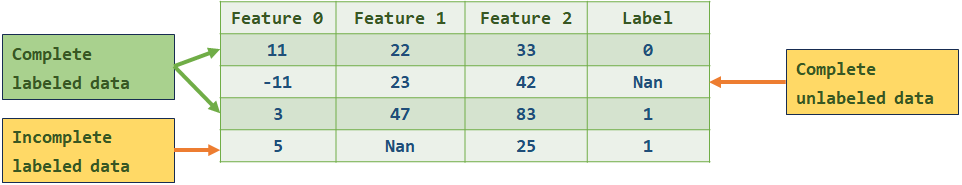
#> input picture CS4641/HW2/student_files/data/images/dirty_dataset_example.png, 962 x 185 px, given in place of cat.bmp, which was not available
$ python PS1Q5.py
#> lines starting #> are read from the running program, lines starting #| are printed output that depends on the picture; pictures that were not available may be replaced by others from this repository, and a replacement may not be noted
import numpy as np
import matplotlib.pyplot as plt
import cv2
from skimage import color, io
from scipy.ndimage import convolve, gaussian_filter


class Prob5():
    def __init__(self):
        """Load input color images cat.bmp and dog.bmp here as class variables self.cat and self.dog.
        Convert them to contain floating point values between 0 and 1 instead of integer values between 0 and 255."""

        self.cat = None
        self.dog = None

        self.identity_filter = np.asarray([[0, 0, 0], [0, 1, 0], [0, 0, 0]])
        self.blur_filter = np.ones((9,9)) / 81.
        self.sobel_filter = np.asarray([[-1, 0, 1], [-2, 0, 2], [-1, 0, 1]])
        self.laplacian_filter = np.asarray([[0, 1, 0], [1, -4, 1], [0, 1, 0]])
        self.gaussian_filter = self.get_gaussian_filter()

        ###### START CODE HERE ######
        self.cat = io.imread('cat.bmp').astype(np.float64) / 255.0
        self.dog = io.imread('dog.bmp').astype(np.float64) / 255.0
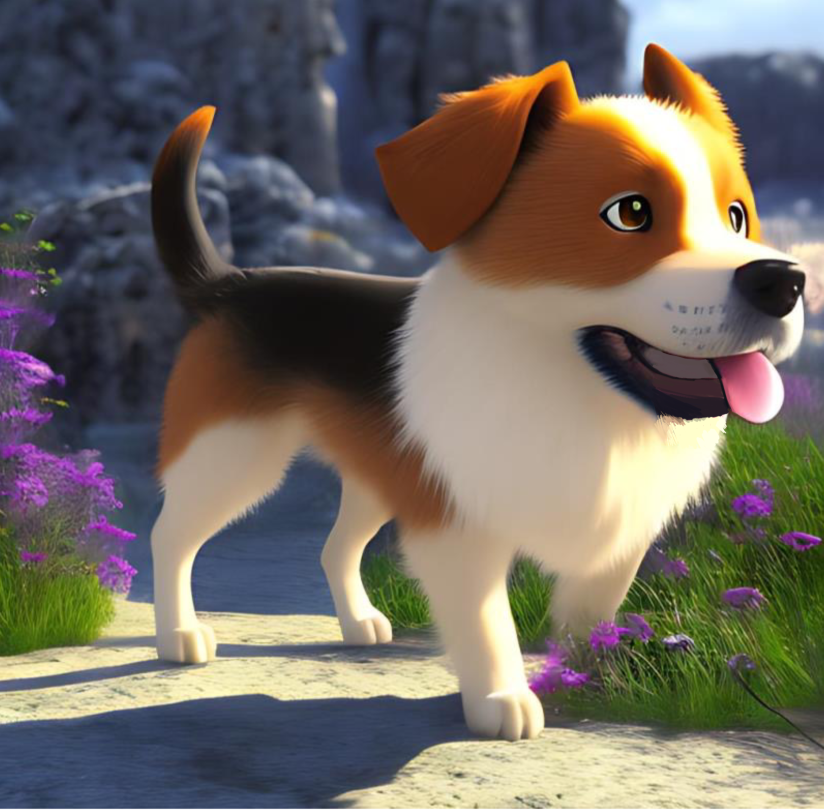
#> input picture CS4641/HW2/student_files/data/images/dog.png, 1647 x 1620 px, given in place of dog.bmp, which was not available (shown at 1/2 size)
        ###### END CODE HERE ######


    def get_gaussian_filter(self, sigma=7):
        """Creates a low pass Gaussian filter given the standard deviation."""
        x = np.arange(4*sigma + 1)
        mean = sigma // 2

        xx, yy = np.meshgrid(x, x)
        filter = np.exp(-0.5*(xx**2 + yy**2) / sigma**2)
        return filter / np.sum(filter)

    # [50 lines left out: function vis_image_scales_numpy, not called in this run]


    def my_conv2d(self, image, filter):
        """Apply a 2D convolution with the given filter to the image. Use scipy.ndimage.convolve with the default parameters
        to apply the convolution to each channel individually. Clip the resulting values to range [0,1].

        Args:
            image: an RGB image array of size H x W x 3
            filter: a 2D filter array of size M x N

        Returns:
            convolved_image: the image with the filter applied to each channel (size H x W x 3)
        """
        convolved_image = None
        ###### START CODE HERE ######z``
        channels = image.shape[2]
#> channels = 3
        out = np.zeros_like(image, dtype=np.float64)
        for channel in range(channels):
            out[:, :, channel] = convolve(image[:, :, channel], filter, mode='reflect')
        convolved_image = np.clip(out, 0.0, 1.0)
        ###### END CODE HERE ######
        return convolved_image


    def prob_5_1(self):
        """Apply the identity filter, blur filter, sobel filter, and laplacian filter (provided as class variables)
        to the cat image (self.cat). Return each result image. Display them in your report.

        Returns:
            identity_image: the cat image with the identity filter applied (size H x W x 3)
            blur_image: the cat image with the blur filter applied (size H x W x 3)
            sobel_image: the cat image with the sobel filter applied (size H x W x 3)
            laplacian_image: the cat image with the laplacian filter applied (size H x W x 3)
        """

        identity_image = None
        blur_image = None
        sobel_image = None
        laplacian_image = None
        ###### START CODE HERE ######
        identity_image = self.my_conv2d(self.cat, self.identity_filter)
        blur_image = self.my_conv2d(self.cat, self.blur_filter)
        sobel_image = self.my_conv2d(self.cat, self.sobel_filter)
#> after the loop in my_conv2d (call 3), `for channel in range(channels):`:
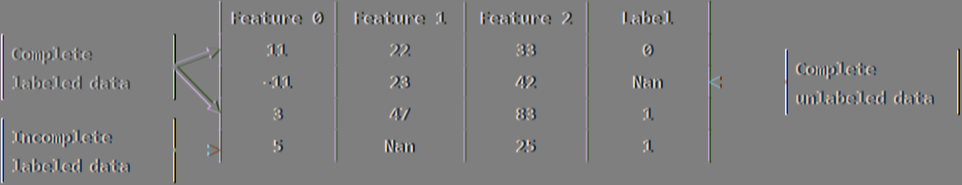
#> out: shape (185, 962, 3) float64; mean R, G, B -2.99e-18, 3.34e-19, 7.74e-20; drawn with min black and max white
        laplacian_image = self.my_conv2d(self.cat, self.laplacian_filter)
#> after the loop in my_conv2d (call 4), `for channel in range(channels):`:
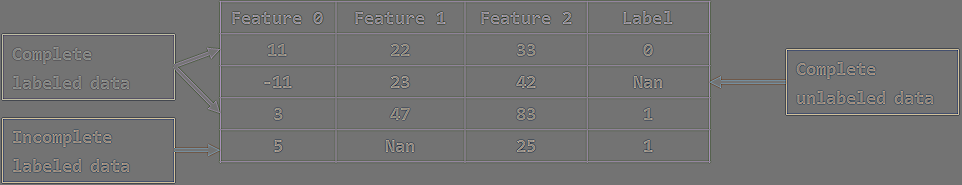
#> out: shape (185, 962, 3) float64; mean R, G, B -4.99e-17, -1e-17, 9.29e-18; drawn with min black and max white
#> in my_conv2d (call 4), `convolved_image = np.clip(out, 0.0, 1.0)`:
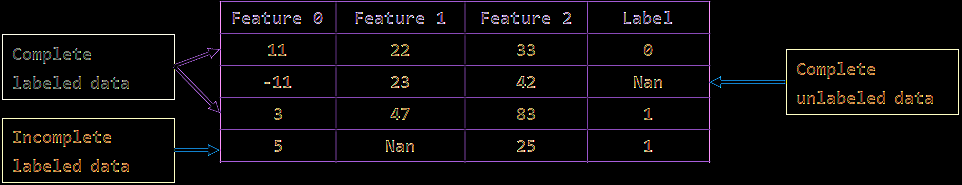
#> convolved_image: shape (185, 962, 3) float64; mean R, G, B 0.0405, 0.0317, 0.037

        plt.figure()
        plt.imshow(identity_image)
        plt.title("Identity")

        plt.figure()
        plt.imshow(blur_image)
        plt.title("Blur")

        plt.figure()
        plt.imshow(sobel_image)
        plt.title("Sobel")

        plt.figure()
        plt.imshow(laplacian_image)
        plt.title("Laplacian")

        plt.show()
        ###### END CODE HERE ######
        return identity_image, blur_image, sobel_image, laplacian_image


    def create_hybrid_image(self, image1, image2):
        """
        Takes two images and creates a hybrid image using the low pass Gaussian filter.
        The hybrid image is created by adding the low frequency content from image1 and
        the high frequency content of image2.
        HINTS:
        - You will use the my_conv2d() function with self.gaussian_filter to get the low
        frequency content of each image.
        - You can obtain the high frequency content of an image by removing its low
        frequency content. Think about how to do this in mathematical terms.
        - Clip the resulting hybrid image values to range [0,1].

        Args:
            image1: an RGB image array of size H x W x 3
            image2: an RGB image array of size H x W x 3

        Returns:
            hybrid_image: the hybrid image of image1 and image2 (size H x W x 3)
        """
        hybrid_image = None
        ###### START CODE HERE ######
        low_freq1 = self.my_conv2d(image1, self.gaussian_filter)
#> after the loop in my_conv2d (call 5), `for channel in range(channels):`:
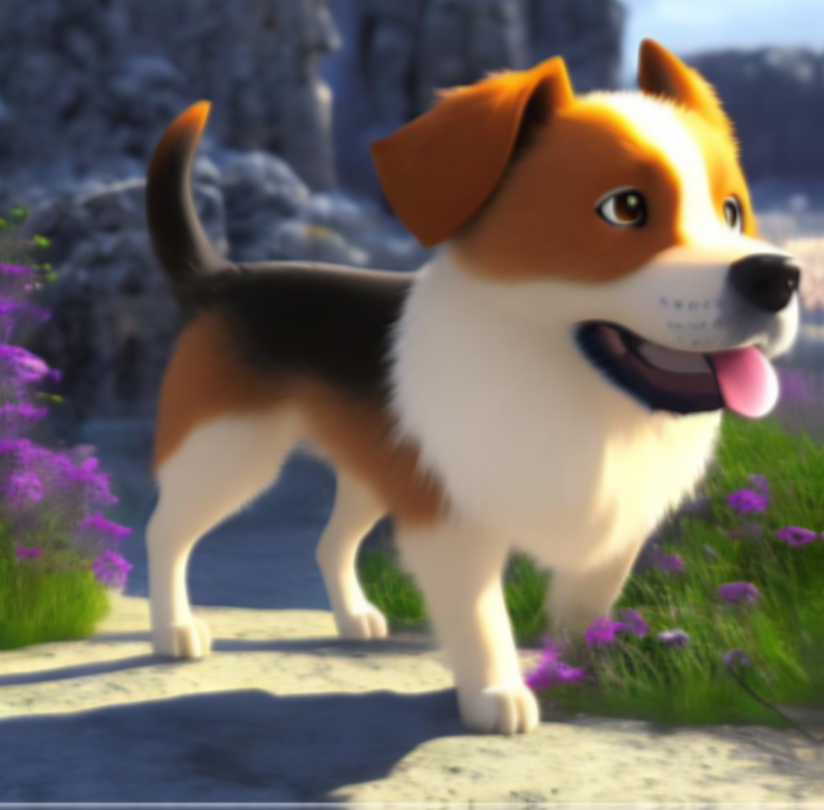
#> out: shape (1620, 1647, 4) float64 (shown at 1/2 size); mean R, G, B, A 0.443, 0.417, 0.383, 1
        low_freq2 = self.my_conv2d(image2, self.gaussian_filter)
#> after the loop in my_conv2d (call 6), `for channel in range(channels):`:
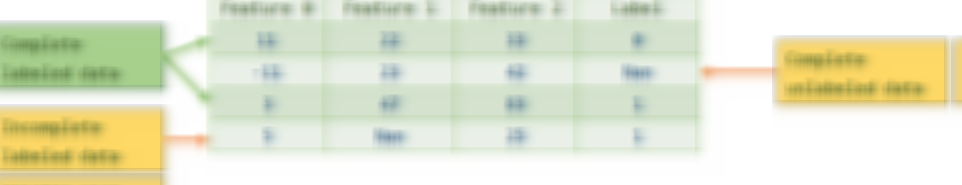
#> out: shape (185, 962, 3) float64; mean R, G, B 0.89, 0.905, 0.807
        high_freq2 = image2 - low_freq2
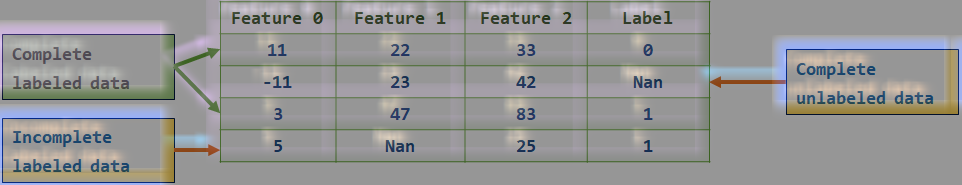
#> high_freq2: shape (185, 962, 3) float64; mean R, G, B -0.00329, -0.00113, -0.00104; drawn with min black and max white
#> (the run stopped early here; a loop or call above may not have finished)
